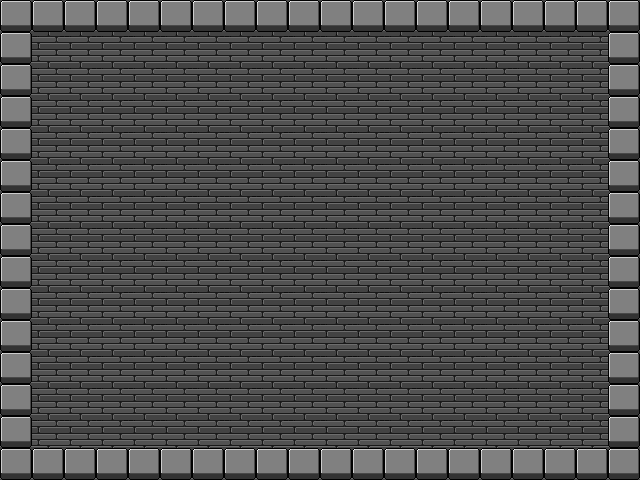

A 2D game scene composited from a Tiled map and its tileset images. What follows is a short description and the map's XML, with each tile layer's data collapsed to a summary:
An orthogonal 20x15 tile map with 32x32 px tiles, 3 tile layers (background, colidiveis, objetos).

<map version="1.0" orientation="orthogonal" renderorder="right-down" width="20" height="15" tilewidth="32" tileheight="32" nextobjectid="1">
 <tileset firstgid="1" name="test_tiles" tilewidth="32" tileheight="32">
  <image source="MainGame/images/test_tiles.png" width="256" height="64" />
 </tileset>
 <layer name="background" width="20" height="15">
  <data>[300 cells, 300 non-empty, 1 distinct tile ids]</data>
 </layer>
 <layer name="colidiveis" width="20" height="15">
  <data>[300 cells, 66 non-empty, 1 distinct tile ids]</data>
 </layer>
 <layer name="objetos" width="20" height="15">
  <data>[300 cells, 0 non-empty, 0 distinct tile ids]</data>
 </layer>
</map>
